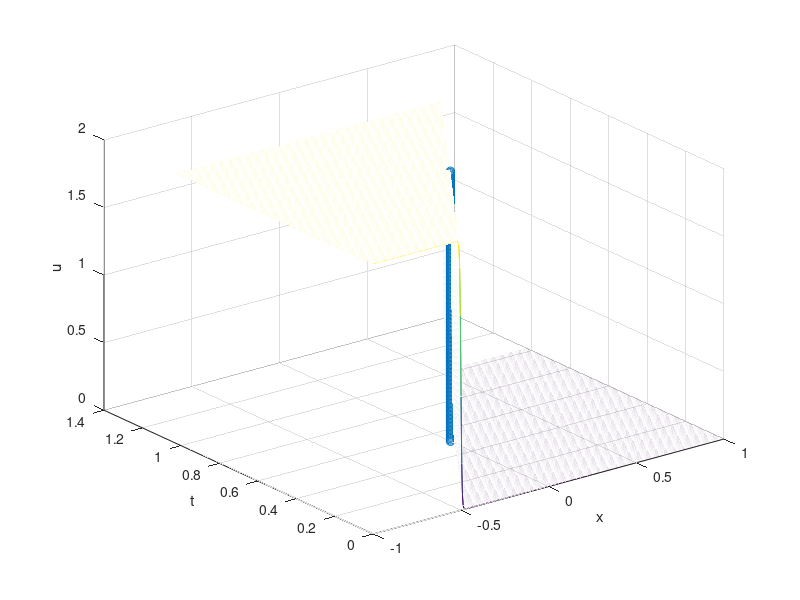

This chart was generated by the following MATLAB code:
u = @(x,t,epsi) -tanh((x+0.5-t)/(2*epsi)) + 1;
x = linspace(-1,1,500);
t = linspace(0,2*(1.6037/pi),1000); % 1.6037/pi ~= 0.5105
[X,T] = meshgrid(x,t);
U = u(X,T,0.01/pi);
figure(1);
clf;
mesh(X,T,U); hold on;
dummypts = 0:0.01:2;
scatter3(0*ones(size(dummypts)),1.6037/pi*ones(size(dummypts)), dummypts); hold off;
xlabel('x'); ylabel('t'); zlabel('u');

